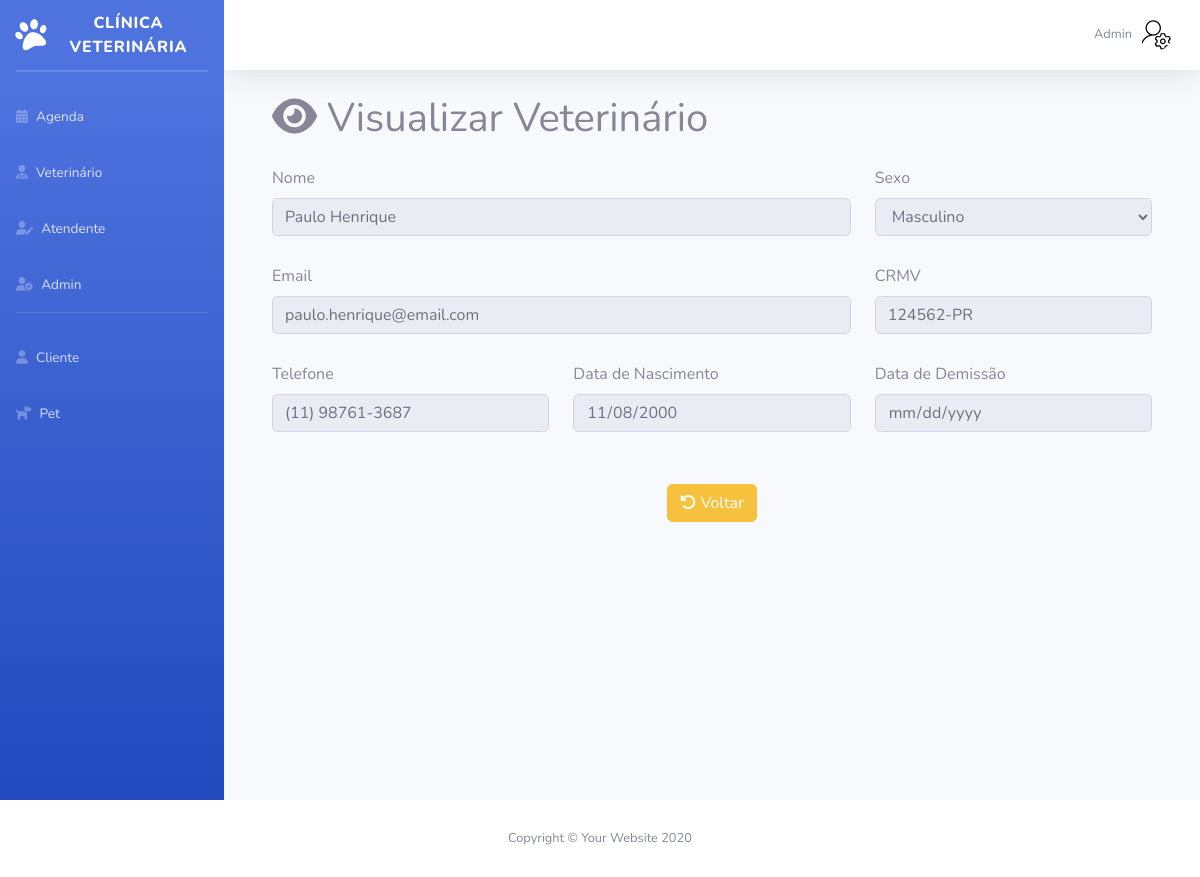
The app's page /Sistema/Admin/olharVeterinario.php?id=1 (signed in) with its own data.
### tables this page shows
CREATE TABLE `veterinario` (
  `id` int(11) NOT NULL,
  `statusVet` varchar(10) NOT NULL,
  `nome` varchar(200) NOT NULL,
  `telefone` varchar(20) NOT NULL,
  `email` varchar(200) NOT NULL,
  `sexo` char(1) NOT NULL,
  `dataNascimento` date NOT NULL,
  `dataAdmissao` date NOT NULL DEFAULT current_timestamp(),
  `senha` varchar(200) NOT NULL,
  `CRMV` varchar(50) NOT NULL,
  `dataDemissao` date DEFAULT NULL
);

### Sistema/Admin/olharVeterinario.php (the view, shortened to what this page needs)
<?php
require_once("conexao.php");
$sql = "select * from veterinario where id = ".$_GET['id'];
$resultado = mysqli_query($conexao, $sql);
$linha = mysqli_fetch_array($resultado);
?>
<!DOCTYPE html>
<html lang="pt-br">
<head>
    <link href="vendor/fontawesome-free/css/all.min.css" rel="stylesheet" type="text/css">
    <link href="css/sb-admin-2.min.css" rel="stylesheet">
</head>
<body id="page-top">
    <div id="wrapper">
        <?php require_once("sidebarAdmin.php"); ?>
        <div id="content-wrapper" class="d-flex flex-column">
            <div id="content">
                <?php require_once("topbarAdmin.php"); ?>
                <div class="container-fluid">
                    <div class="container">
                        <h1 class="mb-4"><i class="fa-solid fa-eye"></i> Visualizar Veterinário</h1>
                        <form method="post">
                            <div class="row">
                                <div class="col-8">
                                    <div class="mb-1">
                                        <label for="formGroupExampleInput" class="form-label">Nome</label>
                                        <input name="nome" type="text" class="form-control"
                                            value="<?= $linha['nome'] ?>" disabled><br>
                                    </div>
                                </div>
                                <div class="col-4">
                                    <label for="sexo" class="form-label">Sexo</label>
                                    <select id="sexo" name="sexo" class="form-control" disabled>
                                        <option value="M" <?php echo ($linha['sexo'] == 'M') ? 'selected' : ''; ?>>
                                            Masculino</option>
                                    </select>
                                </div>
                            </div>
                            <div class="row">
                                <div class="col-8">
                                    <div class="mb-1">
                                        <label for="formGroupExampleInput" class="form-label">Email</label>
                                        <input name="email" type="email" class="form-control"
                                            value="<?= $linha['email'] ?>" disabled><br>
                                    </div>
                                </div>
                                <div class="col-4">
                                    <div class="mb-1">
                                        <label for="formGroupExampleInput" class="form-label">CRMV</label>
                                        <input name="crmv" type="text" class="form-control"
                                            value="<?= $linha['CRMV'] ?>" disabled><br>
                                    </div>
                                </div>
                            </div>
                            <div class="row">
                                <div class="col-4">
                                    <div class="mb-1">
                                        <label for="formGroupExampleInput" class="form-label">Telefone</label>
                                        <input name="telefone" type="text" maxlength="15" class="form-control"
                                            onkeyup="handlePhone(event)" value="<?= $linha['telefone'] ?>" disabled><br>
                                    </div>
                                </div>
                                <div class="col-4">
                                    <div class="mb-1">
                                        <label for="formGroupExampleInput" class="form-label">Data de Nascimento</label>
                                        <input name="dataNascimento" type="date" class="form-control" value="<?= $linha['dataNascimento'] ?>" disabled><br>
                                    </div>
                                </div>
                                <div class="col-4">
                                    <div class="mb-1">
                                        <div class="mb-1">
                                            <label for="formGroupExampleInput" class="form-label">Data de
                                                Demissão</label>
                                            <input disabled name="dataDemissao" id="dataDemissao" type="date"
                                                class="form-control" value="<?= $linha['dataDemissao'] ?>">
                                        </div>
                                    </div>
                                </div>
                            </div><br>
                            <center><a href="listagemVeterinario.php" class="btn btn-warning"><i
                                        class="fa-solid fa-rotate-left"></i> Voltar</a></center>
                    </div>
                </div>
                </form><br>
            </div>
            <?php
            require_once("footer.php");
            ?>
</body>
</html>

### records on screen
veterinario: nome "Paulo Henrique", sexo "Masculino", email "paulo.henrique@email.com", crmv "124562-PR", telefone "(11) 98761-3687", dataNascimento "11/08/2000"

### other values on screen
$nomeAdmin "Admin"
